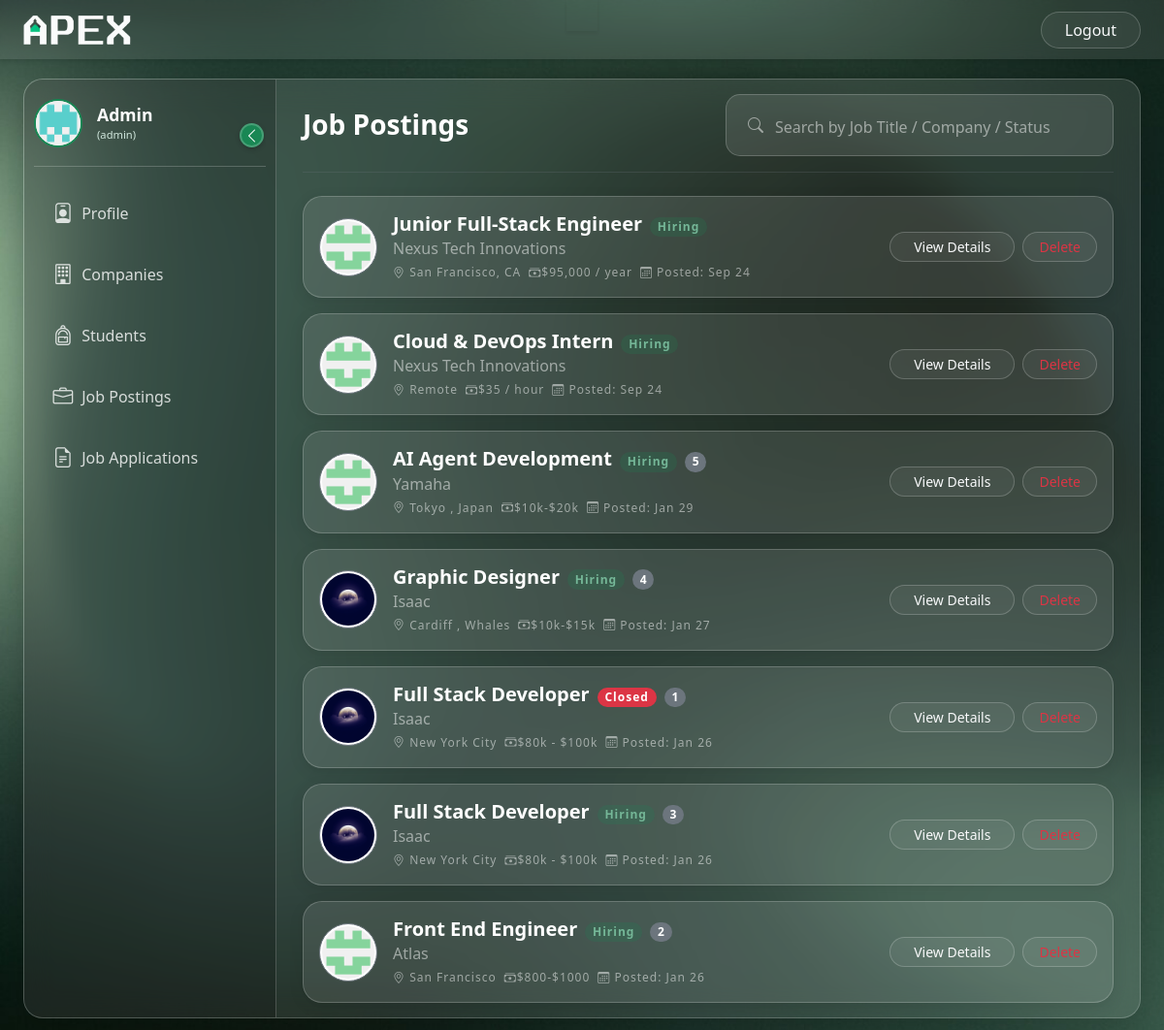
The app's page /admin/job_postings (signed in), older data.
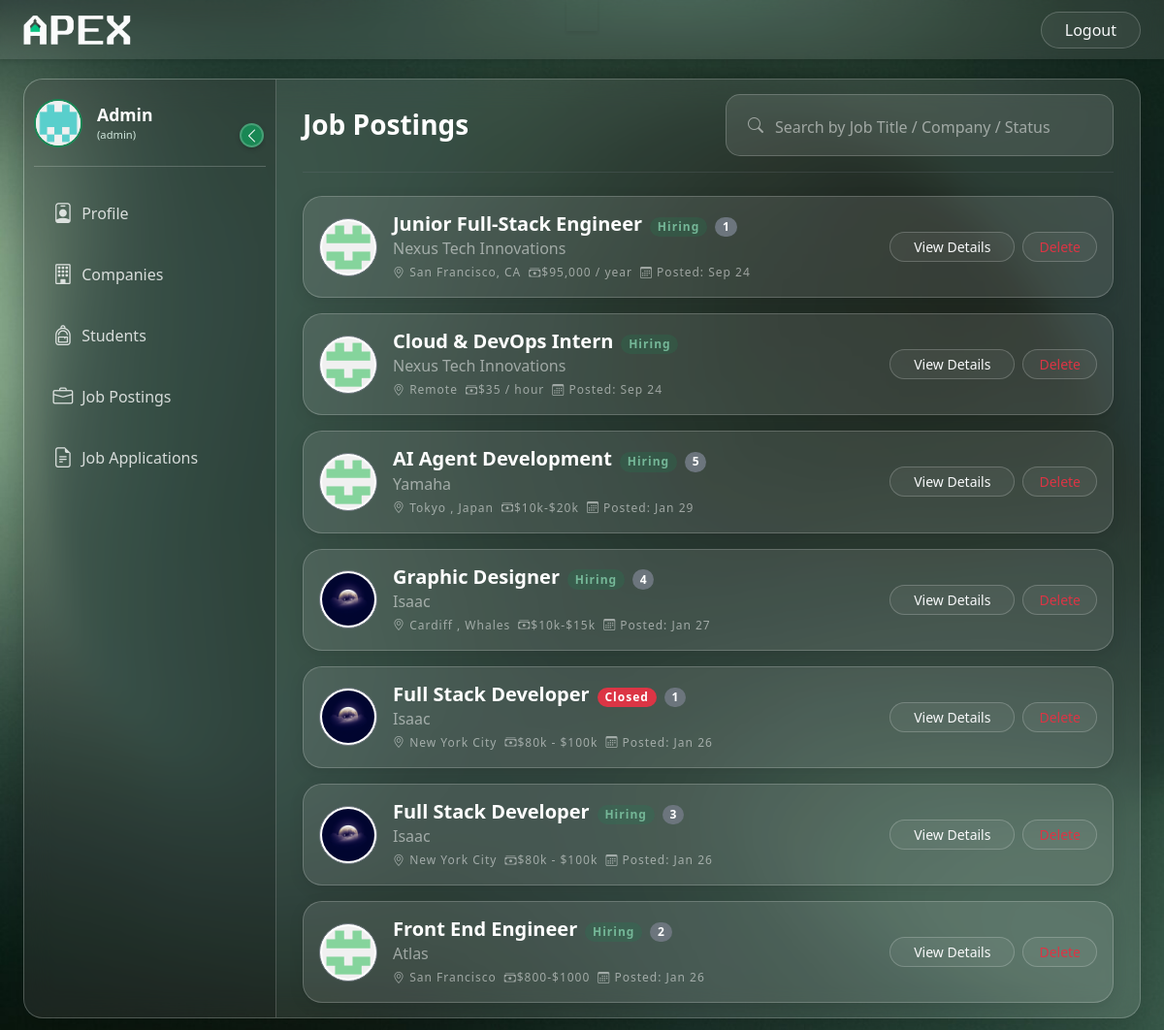
The same page, newer data.
### controller/models.py (models this page shows, shortened)
class JobPosition(db.Model):
    id = db.Column(db.Integer, primary_key=True, autoincrement=True)
    company_id = db.Column(db.Integer, db.ForeignKey('company.id'), nullable=False)
    requirements = db.Column(db.String(200), nullable=False)
    job_location = db.Column(db.String(200), nullable=False)
    job_description = db.Column(db.String(700))
    job_title = db.Column(db.String(100), nullable=False)
    job_pay = db.Column(db.String(40), nullable=False)
    job_type = db.Column(db.String(7), nullable=False) # Remote , Onsite , Hybrid
    created_at = db.Column(db.DateTime, nullable=False, default=db.func.current_timestamp())
    job_status = db.Column(db.String(10), default='Hiring') # Hiring , Closed
    status = db.Column(db.String(20), default='Pending') # 'Pending', 'Approved', 'Rejected'
    job_timing = db.Column(db.String(30), nullable=False)
    views = db.Column(db.Integer, default=0)
    is_deleted = db.Column(db.Boolean, default=False)

class User(UserMixin,db.Model):
    id = db.Column(db.Integer, primary_key=True, autoincrement=True)
    name = db.Column(db.String(80), nullable=False)
    email = db.Column(db.String(120), unique=True, nullable=False)
    password = db.Column(db.String(200), nullable=False)
    contact = db.Column(db.String(10), nullable=False)
    created_at = db.Column(db.DateTime, nullable=False, default=db.func.current_timestamp())
    blacklisted = db.Column(db.Boolean, default=False)
    image_url = db.Column(db.String(225))
    fs_uniquifier = db.Column(db.String(255), unique=True, nullable=False, default=lambda: secrets.token_urlsafe(16))
    last_login_at = db.Column(db.DateTime)
    student_details = db.relationship('Student', backref='user', lazy=True, uselist=False)
    company_details = db.relationship('Company', backref='user', lazy=True, uselist=False)
    roles = db.relationship('Role', secondary='user_roles', backref='user', lazy=True, uselist=False)

### routes/admin_routes.py (the view, shortened to what this page needs)
@admin_bp.route('/job_postings')
@admin_required
def job_postings():
    query = JobPosition.query.join(Company).join(User)
    search_query = request.args.get('q', '')
    all_jobs = query.order_by(JobPosition.created_at.desc()).all()
    pending_jobs = [job for job in all_jobs if job.status=="Pending"]
    active_jobs = [job for job in all_jobs if job.status=="Approved"]
    return render_template('admin/job_postings.html',
                            user=current_user,
                            pending_jobs=pending_jobs,
                            active_jobs=active_jobs,
                            search=search_query,
                            jobs = all_jobs)

### app.py (called while the page is built)
@login_manager.user_loader
def load_user(user_id):
    return User.query.get(int(user_id))

### routes/main_routes.py (called while the page is built, shortened)
@app.context_processor
def inject_notifications():
    return dict(unread_count=0)

### templates/admin/job_postings.html (shortened to what this page needs)
{% extends 'admin/dashboard.html' %}
{% block dashboard_content %}
<div class="container-fluid fade-in">
    <div class="d-flex justify-content-between align-items-center mb-3 flex-wrap gap-3">
        <h3 class="text-white fw-bold mb-0">Job Postings</h3>
        <form action="{{ url_for('admin_bp.job_postings') }}" method="GET" class="flex-grow-1" style="max-width: 400px;">
            <div class="glass-input-group">
                <span class="input-group-text bg-transparent border-0 text-white-50"><i class="bi bi-search"></i>
                    <input type="text" name="q" class="form-control bg-transparent border-0 text-white shadow-none" placeholder="Search by Job Title / Company / Status ">
                </span>
            </div>
        </form>
    </div>
    <hr class="border-secondary opacity-25 mb-4">
    {% if jobs %}
        <div class="d-flex flex-column gap-3">
            {% for job in active_jobs %}
            <div class="glass-card p-3 position-relative">
                <div class="row g-3 align-items-center text-center text-md-start">
                    <div class="col-12 col-md-auto">
                        <img src="{{ job.company.user.image_url }}" class="rounded-circle bg-white border border-secondary mx-auto mx-md-0" style="width: 60px; height: 60px; object-fit: contain; padding: 2px;">
                    </div>
                    <div class="col-12 col-md">
                        <div class="d-flex flex-column flex-md-row align-items-center align-items-md-baseline gap-2">
                            <h5 class="text-white fw-bold mb-0">{{ job.job_title }}</h5>
                            {% if job.job_status == 'Closed' %}
                            <span class="badge bg-danger rounded-pill text-xs">{{ job.job_status }}</span>
                            {% else %}
                            <span class="badge bg-success-subtle rounded-pill text-xs">{{ job.job_status }}</span>
                            {% endif %}
                            {% if job.views %}
                            <span class="badge bg-secondary rounded-pill text-s">{{job.views}}</span>
                            {% endif %}
                        </div>
                        <p class="text-white-50 mb-1">{{ job.company.user.name }}</p>
                        <div class="d-flex flex-wrap justify-content-center justify-content-md-start gap-2 text-white-50 text-xs mt-1">
                            <span><i class="bi bi-geo-alt "></i> {{ job.job_location }}</span>
                            <span><i class="bi bi-cash-stack "></i>{{ job.job_pay }}</span>
                            <span><i class="bi bi-calendar3 "></i> Posted: {{ job.created_at.strftime('%b %d') }}</span>
                        </div>
                    </div>
                    <div class="col-12 col-md-auto">
                        <div class="d-flex flex-wrap justify-content-center justify-content-md-end gap-2">
                            <a href="{{ url_for('admin_bp.view_job', id=job.id) }}" class="btn btn-outline-light btn-sm px-4 rounded-pill glass-btn flex-grow-1 flex-md-grow-0">
                                View Details
                            </a>
                            {% if not job.is_deleted %}
                            <button
                                class="btn btn-outline-danger btn-sm px-3 rounded-pill glass-btn flex-grow-1 flex-md-grow-0"
                                data-url="{{ url_for('admin_bp.delete_job', id=job.id) }}"
                                data-title="Delete Application"
                                data-message="Are you sure you want to delete the role for '{{ job.job_title }}'?"
                                data-btn-class="btn-danger"
                                data-btn-text="Delete"
                                onclick="openConfirmModal(this)">
                                Delete
                            </button>
                            {% endif %}
                        </div>
                    </div>
                </div>
            </div>
            {% endfor %}
        </div>
    {% else %}
        <div class="text-center text-white-50 mt-5">
            <i class="bi bi-briefcase fs-1 d-block mb-3"></i>
            <p>No Jobs found matching your search.</p>
            <a href="{{ url_for('admin_bp.job_postings') }}" class="text-success">Clear Search</a>
        </div>
    {% endif %}
</div>
{% endblock %}

### templates/admin/dashboard.html (shortened to what this page needs)
{% extends 'base.html' %}
{% block content %}
<div class="w-100 p-0">
    <div class="dashboard-wrapper">
            <aside class="sidebar" id="sidebar">
                <div class="user-profile-section">
                    <img src="/static/uploads/Profile_pics/god.png" alt="Profile" class="user-avatar">
                    <div class="user-info">
                        <p class="user-name">Admin</p>
                        <p class="user-role">(admin)</p>
                    </div>
                    <button class="toggle-btn" id="sidebarToggle" >
                        <i class="bi bi-chevron-left"></i>
                    </button>
                </div>
                <div class="nav-section">
                    <a href="{{ url_for('admin_bp.profile') }}" class="sidebar-link {% if active_page == 'profile' %}active{% endif %}">
                        <i class="bi bi-person-badge"></i>
                        <span class="nav-text">&nbsp;Profile</span>
                    </a>
                    <a href="{{ url_for('admin_bp.companies') }}" class="sidebar-link {% if active_page == 'profile' %}active{% endif %}">
                        <i class="bi bi-building"></i>
                        <span class="nav-text">&nbsp;Companies</span>
                    </a>
                    <a href="{{ url_for('admin_bp.students') }}" class="sidebar-link {% if active_page == 'notifications' %}active{% endif %}">
                        <i class="bi bi-backpack"></i>
                        <span class="nav-text">&nbsp;Students</span>
                    </a>
                    <a href="{{ url_for('admin_bp.job_postings') }}" class="sidebar-link {% if active_page == 'jobs' %}active{% endif %}">
                        <i class="bi bi-briefcase"></i>
                        <span class="nav-text">&nbsp;Job Postings</span>
                    </a>
                    <a href="{{ url_for('admin_bp.job_applications') }}" class="sidebar-link {% if active_page == 'applications' %}active{% endif %}">
                        <i class="bi bi-file-earmark-text"></i>
                        <span class="nav-text">&nbsp;Job Applications</span>
                    </a>
                </div>
            </aside>
            <main class="main-content">
                {% block dashboard_content %}
                {% endblock %}
            </main>
        </div>
    </div>
    {% endblock %}

### templates/base.html (shortened to what this page needs)
<!doctype html>
<html lang="en">
  <head>
    <link href="https://cdn.jsdelivr.net/npm/bootstrap@5.3.0/dist/css/bootstrap.min.css" rel="stylesheet">
    <link rel="stylesheet" href="/static/css/style.css">
    <link rel="stylesheet" href="https://cdn.jsdelivr.net/npm/bootstrap-icons@1.11.1/font/bootstrap-icons.css">
  </head>
  <body>
    <nav class="navbar navbar-expand-lg navbar-custom mb-2 position-sticky">
      <div class="container-fluid px-3 px-md-4">
        <a class="navbar-brand" href="/">
          <img src="/static/uploads/LOGO.png" height="34" class="d-inline-block align-text-top me-2" style="display: none;">
        </a>
          {% if current_user.is_authenticated %}
            <ul class="navbar-nav ms-auto">
              <li class="nav-item">
                <a class=" btn btn-outline-light rounded-pill px-4 glass-btn" href="/auth/logout">Logout</a>
              </li>
            </ul>
          {% endif %}
      </div>
    </nav>
    <div class="position-fixed top-0 start-50 translate-middle-x p-3 shadow-sm" style="z-index: 1100;">
    </div>
    <div class="container-fluid px-2 px-md-4">
      {% block content %}
      {% endblock %}
    </div>
  </body>
</html>

### static/css/style.css (style rules this page uses)
:root { --primary-green: #198754; --dark-green: #0f5132; --forest-green: #2E8B57; --navbar-bg: #206a5d; --teal-green: #206a5d; --light-green: #d1e7dd; --glass-bg: rgba(255, 255, 255, 0.1); --glass-border: rgba(255, 255, 255, 0.2); --text-white: #ffffff; --text-muted: rgba(255, 255, 255, 0.7); }
body,html { overscroll-behavior: none; background-image: url("../uploads/Background.jpg"); background-repeat: no-repeat; background-size: cover; background-attachment: fixed; min-height: 100vh; font-family: 'Segoe UI', Tahoma, Geneva, Verdana, sans-serif; }
.navbar-custom { position: sticky; top: 0; z-index: 1050; width: 100%; background-color: var(--glass-bg); box-shadow: 0 2px 4px rgba(0,0,0,0.1); backdrop-filter: blur(10px); }
.navbar-custom .navbar-brand, .navbar-custom .nav-link { color: var(--text-white); font-weight: 500; }
.form-control { padding-top: 10px; }
.dashboard-wrapper { display: flex; background: var(--glass-bg); backdrop-filter: blur(15px); -webkit-backdrop-filter: blur(15px); border: 1px solid var(--glass-border); box-shadow: 0 8px 32px rgba(0,0,0,0.2); margin-top: 20px; height: calc(100vh - 100px); border-radius: 20px; overflow: hidden; position: relative; }
.sidebar { width: 260px; background: rgba(0, 0, 0, 0.2); border-right: 1px solid var(--glass-border); display: flex; flex-direction: column; transition: width 0.3s ease; padding: 20px 10px; position: relative; z-index: 100; flex-shrink: 0; }
.toggle-btn { position: absolute; right: 2px; top: 25px; background: var(--primary-green); border: 2px solid rgba(255,255,255,0.2); color: white; width: 25px; height: 25px; border-radius: 50%; display: flex; align-items: center; justify-content: center; cursor: pointer; z-index: 200; transition: 0.3s; box-shadow: 0 2px 5px rgba(0,0,0,0.2); }
.user-profile-section { display: flex; align-items: center; padding-bottom: 20px; margin-bottom: 20px; border-bottom: 1px solid var(--glass-border); position: relative; height: 70px; overflow: hidden; }
.user-avatar { width: 50px; height: 50px; border-radius: 50%; object-fit: cover; border: 2px solid var(--primary-green); background: #eee; flex-shrink: 0; }
.user-info { margin-left: 15px; overflow: hidden; white-space: nowrap; }
.user-name { font-weight: 600; color: white; margin: 0; font-size: 1.1rem; }
.user-role { font-size: 0.7rem; color: var(--light-green); margin: 0; }
.nav-section { flex-grow: 1; }
.sidebar-link { display: flex; align-items: center; color: rgba(255,255,255,0.8); text-decoration: none; padding: 12px 15px; margin-bottom: 8px; border-radius: 12px; transition: all 0.2s; white-space: nowrap; position: relative; z-index: 101; }
.sidebar-link i { font-size: 1.3rem; min-width: 30px; text-align: center; }
.main-content { flex-grow: 1; padding: 15px; overflow-y: auto; }
.glass-card { background: var(--glass-bg); border: 1px solid var(--glass-border); border-radius: 20px; padding: 25px; box-shadow: 0 4px 15px rgba(0,0,0,0.1); }
.text-xs { font-size: 0.75rem; letter-spacing: 1px; }
.glass-btn { background: rgba(255,255,255,0.05); border: 1px solid rgba(255,255,255,0.2); transition: all 0.3s; }
.fade-in { animation: fadeIn 0.5s ease-in-out; }
.glass-input-group { background: rgba(255, 255, 255, 0.1); border: 1px solid rgba(255, 255, 255, 0.2); border-radius: 15px; padding: 5px 10px; transition: 0.3s; width: 100%; }
.glass-input-group input::placeholder { color: rgba(255, 255, 255, 0.5); }
.bg-success-subtle { background-color: rgba(25, 135, 84, 0.2) !important; color: #75b798 !important; }
.position-relative { position: relative !important; }

Row changes from the older to the newer data that the page shows:
changed JobPosition "Junior Full-Stack Engineer": views (not shown) → "1"
